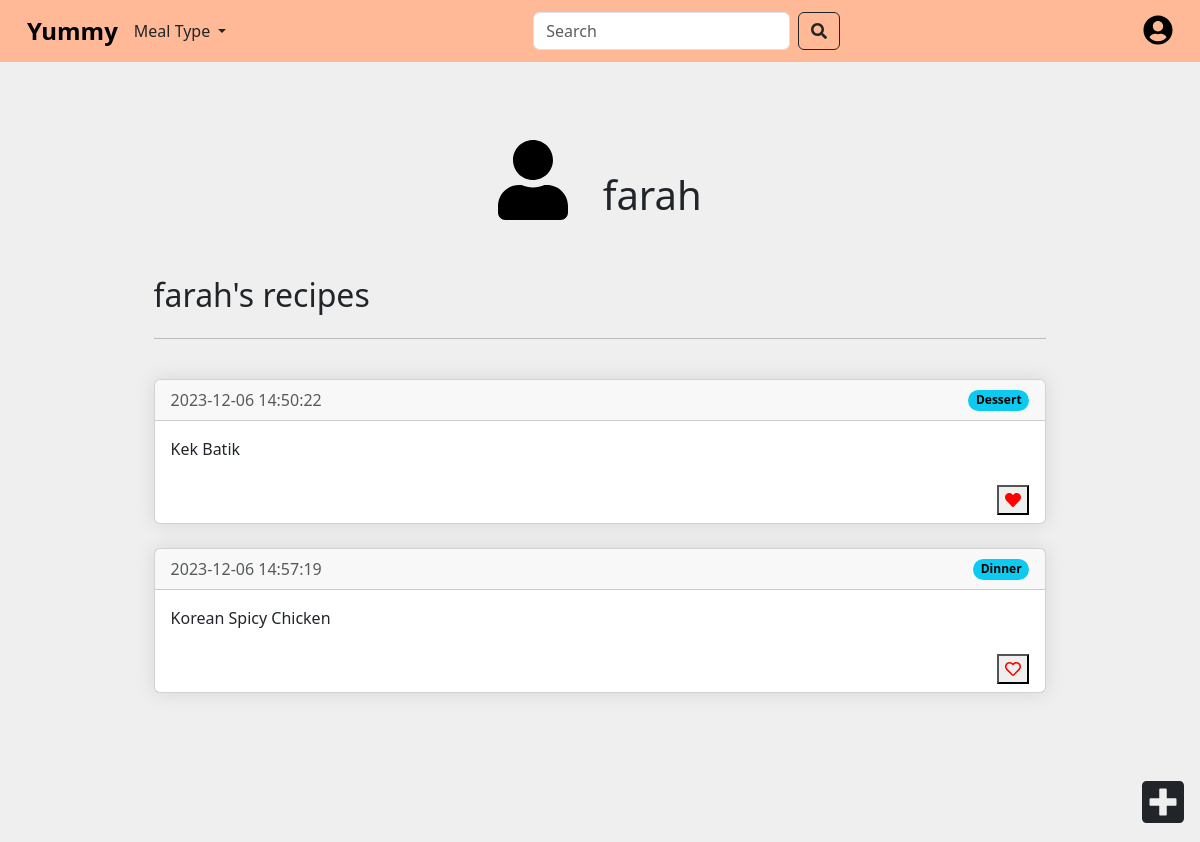
Page /profile/farah (signed in) on the committed database.
### app/models.py (models this page shows)
class User(db.Model, UserMixin):
    id = db.Column(db.Integer, primary_key=True)
    email = db.Column(db.String(150), unique=True)
    username = db.Column(db.String(150), unique=True)
    password = db.Column(db.String(150))
    date_created = db.Column(db.DateTime(timezone=True), default=func.now())
    posts = db.relationship('Post', backref='user', passive_deletes=True)

class Post(db.Model):
    id = db.Column(db.Integer, primary_key=True)
    text = db.Column(db.Text, nullable=False)
    date_created = db.Column(db.DateTime(timezone=True), default=func.now())
    author = db.Column(db.Integer, db.ForeignKey('user.id', ondelete="CASCADE"), nullable=False)
    meal_type = db.Column(db.String(50))
    likes = db.relationship('User', secondary='post_likes', backref=db.backref('liked_posts', lazy='dynamic'))

### app/views.py (the view)
@views.route("/profile/<username>")
@login_required
def profile(username):
    user = User.query.filter_by(username=username).first()
    if not user:
        flash("User does not exist.", category='danger')
        return redirect(url_for('views.home'))
    posts = user.posts
    return render_template("profile.html", user=current_user, posts=posts, username=username)

### app/__init__.py (called while the page is built)
@login_manager.user_loader
def load_user(id):
    return User.query.get(int(id))

### app/templates/profile.html (shortened to what this page needs)
<!DOCTYPE html>
{% extends "base.html" %}
{% block button %}
{% if user.username == username %}
<a href="{{ url_for('auth.logout') }}" class="btn btn-outline-dark sign-up-button">Log Out</a>
{% else %}
<a href="/profile/{{ user.username }}" class="navbar-right">
    <i class="fas fa-user-circle"></i>
</a>
{% endif %}
{% endblock %}
{% block content %}
<div class="card custom-card-2">
    <br />
    <br />
    <h1 align="center">
        <i class="fas fa-user fa-2x me-4" style="color: #000000;"></i>
        {{ username }}
    </h1>
    <br />
    <br />
    {% if user.username == username %}
    <h2>Your Recipes</h2>
    {% else %}
    <h2>{{ username }}'s recipes</h2>
    {% endif %}
    <hr>
    <br />
    <div id="posts">
        {% for post in posts %}
        <div class="card custom-card">
            <div class="card-header d-flex justify-content-between align-items-center">
                <div class="text-muted">{{ post.date_created }}</div>
                <span class="badge rounded-pill text-bg-info meal-type">{{ post.meal_type }}</span>
            </div>
            <div class="card-body">
                <div class="card-text">{{ post.text }}</div>
            </div>
            <div class="d-flex justify-content-between align-items-center post">
                <button class="like-btn" data-post-id="{{ post.id }}">
                    {% if current_user in post.likes %}
                    <i class="fas fa-heart" style="color: #ff0000;"></i>
                    {% else %}
                    <i class="far fa-heart" style="color: #ff0000;"></i>
                    {% endif %}
                </button>
            </div>
        </div>
        <br />
        {% endfor %}
    </div>
</div>
                {% include 'create_post.html' %}
<div class="position-fixed bottom-0 end-0 p-3">
    <a class="text-dark">
        <i class="fas fa-plus-square fa-3x" data-bs-toggle="modal" data-bs-target="#exampleModal"></i>
    </a>
</div>
{% endblock %}

### app/static/style.css (style rules this page uses)
.navbar-right { margin-left: auto; }
.card { padding: 20px; max-width: 80%; width: 100%; box-shadow: 0 0 20px rgba(0, 0, 0, 0.1); }
.fa-user-circle { font-size: 30px; color: black; margin-right: 15px; }
.card.custom-card { max-width: none; width: 100%; padding: 0; }
.card.custom-card-2 { box-shadow: none; padding: 0; border: none; background-color: #EFEFEF; height: calc(100vh - 80px); }
.d-flex.justify-content-between.align-items-center.post { padding: 0.5rem 1rem; }

### rows in the picture
User: username "farah"
Post: date_created "2023-12-06 14:50:22", meal_type "Dessert", text "Kek Batik"
Post: date_created "2023-12-06 14:57:19", meal_type "Dinner", text "Korean Spicy Chicken"
